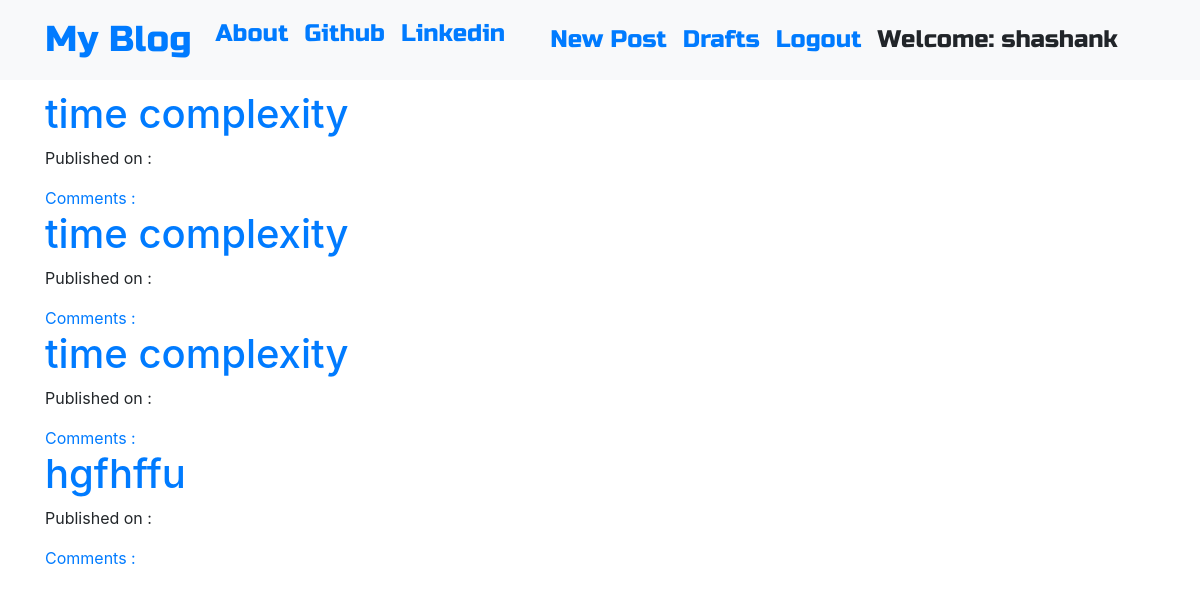
Page /drafts/ (signed in) on the committed database.
### blog/models.py (models this page shows, shortened)
class Post(models.Model):
    author=models.ForeignKey('auth.user',on_delete=models.CASCADE)
    title=models.CharField(max_length=200)
    text=models.TextField()
    create_date=models.DateTimeField(default=timezone.now())
    published_date=models.DateTimeField(blank=True,null=True)

### blog/views.py (the view)
# urls.py: path('drafts/',views.DraftListView.as_view(),name='post_draft_list'),
class DraftListView(LoginRequiredMixin,ListView):
    login_url = '/login/'
    redirect_field_name = 'blog/post_detail.html'
    model=Post
    def get_queryset(self):
        return Post.objects.filter(published_date__isnull=True).order_by('create_date')

### blog/templates/blog/post_list.html
{% extends 'blog/base.html' %}
{% block body_block %}
<div class="centerstage">
  {% for post in post_list %}
   <div class="post">
     <h1><a href="{% url 'post_detail' pk=post.pk %}">{{ post.title }} </a></h1>
     <div class="date">
       <p>Published on : {{ post.published_date|date:"D M Y"}}</p>
     </div>
     <a href="{% url "post_detail" pk=post.pk %}">Comments : {{ post.approved_comments.count }}</a>
   </div>
  {% endfor %}
</div>
{% endblock %}

### blog/templates/blog/base.html (shortened to what this page needs)
<!DOCTYPE html>
{% load static %}
<html lang="en" dir="ltr">
  <head>
    <link rel="stylesheet" href="https://stackpath.bootstrapcdn.com/bootstrap/4.5.0/css/bootstrap.min.css">
    <link rel="stylesheet" href="//cdn.jsdelivr.net/npm/medium-editor@latest/dist/css/medium-editor.min.css" type="text/css" media="screen" charset="utf-8">
    <link rel="stylesheet" href="{% static 'css/blog.css'%}">
    <link rel="stylesheet" href="https://use.fontawesome.com/releases/v5.7.0/css/all.css">
  </head>
  <body class='loader'>
    <nav class="navbar navbar-expand-lg  bg-light techfont custom-navbar">
      <div class="container">
        <ul class=" navbar-nav mr-auto">
        <li class="nav-item active"><a class='navbar-brand bigbrand' href="{% url 'post_list' %}">My Blog</a></li>
        <li class="nav-item"><a class="nav-link" href="{% url 'about' %}">About</a></li>
        <br>
        <li class="nav-item"><a class="nav-link" href="https://github.com/">Github</a></li>
        <br>
        <li class="nav-item"><a class="nav-link" href="https://linkedin.com/">Linkedin</a></li>
      </ul>
    <ul class=" navbar-nav mr-auto">
    {% if user.is_authenticated %}
      <li class="nav-item">
         <a class="nav-link" href="{% url "post_new" %}">New Post </a>
      </li>
      <li class="nav-item">
         <a class="nav-link" href="{% url "post_draft_list" %}">Drafts </a>
      </li>
      <li class="nav-item">
         <a class="nav-link" href="{% url "logout" %}">Logout </a>
      </li>
      <li class="nav-item">
         <a class="nav-link">Welcome: {{ user.username }}</a>
      </li>
    {% else %}
    <li class="nav-item">
       <a class="nav-link" href="{% url "login" %}">Login</a>
    </li>
    {% endif %}
    </ul>
    </div>
  </nav>
    <div class="container">
      <div class="row">
        <div class="col-md-8">
          <div class="blog_post">
            {% block body_block %}
            {% endblock %}
          </div>
        </div>
      </div>
    </div>
  </body>
</html>

### blog/static/css/blog.css (style rules this page uses)
.techfont { font-family: 'Russo One',sans-serif; font-size: 1.5em; margin-bottom: 10px; }
.centerstage { margin-left: auto; margin-right: auto; }
.bigbrand { font-size: 1.5em; }
.loader { filter:hue-rotate(0deg); color:linear-gradient(45deg,#0f8,#08f); animation:hue 10000ms infinite linear; }

### rows in the picture
Post: title "time complexity"
Post: title "time complexity"
Post: title "time complexity"
Post: title "hgfhffu"

### other values in the picture
{{ user.username }} "shashank"
